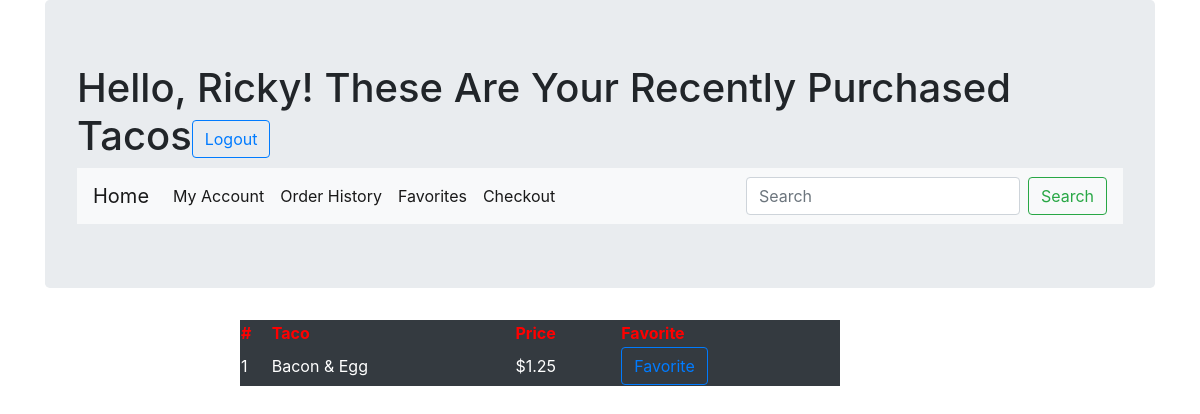
Page /orderHistory (signed in) on the committed database.
### home/models.py (models this page shows)
class User(models.Model):
    first_name = models.CharField(max_length=255)
    last_name = models.CharField(max_length=255)
    email = models.EmailField()
    password = models.CharField(max_length=255)
    created_at = models.DateTimeField(auto_now_add=True)
    updated_at = models.DateTimeField(auto_now=True)
    objects = UserManager()

class Taco(models.Model):
    taco_type = models.CharField(max_length=255)
    price = models.DecimalField(decimal_places=2, max_digits=5)
    tacos_for = models.ManyToManyField(User, related_name='taco_history')
    favorite = models.ManyToManyField(User, related_name='favorite_taco')
    created_at = models.DateTimeField(auto_now_add=True)
    updated_at = models.DateTimeField(auto_now=True)

### home/views.py (the view)
# urls.py: path('orderHistory', views.orderHistory),
def orderHistory(request):
    current_user = User.objects.get(id = request.session['user_id'])
    context = {
        'user' : current_user,
        'orders': current_user.taco_history.all(),
        'user_orders' : current_user.tacos_ordered.all()
    }
    return render(request, 'orderHistory.html', context)

### home/templates/orderHistory.html (shortened to what this page needs)
<!DOCTYPE html>
<html lang="en">
<head>
    <link rel="stylesheet" href="https://stackpath.bootstrapcdn.com/bootstrap/4.5.2/css/bootstrap.min.css">
    {% load static %}
    <link rel="stylesheet" type="text/css" href="{% static 'orderHistory.css' %}">
</head>
<body>
    <div class="container">
        <div class="jumbotron">
            <h1>Hello, {{ user.first_name }}! These Are Your Recently Purchased Tacos<a href="/logout" class="btn btn-outline-primary">Logout</a></h1>
            <nav class="navbar navbar-expand-lg navbar-light bg-light">
                <a class="navbar-brand" href="/dashboard">Home</a>
                <div class="collapse navbar-collapse" id="navbarSupportedContent">
                  <ul class="navbar-nav mr-auto">
                    <li class="nav-item active">
                      <a class="nav-link" href="/myAccount">My Account <span class="sr-only">(current)</span></a>
                    </li>
                    <li class="nav-item active">
                      <a class="nav-link" href="/orderHistory">Order History</a>
                    </li>
                    <li class="nav-item active">
                        <a class="nav-link" href="/favorites">Favorites</a>
                      </li>
                    <li class="nav-item active">
                      <a class="nav-link" href="/checkout">Checkout</a>
                    </li>
                  </ul>
                  <form class="form-inline my-2 my-lg-0">
                    <input class="form-control mr-sm-2" type="search" placeholder="Search" aria-label="Search">
                    <button class="btn btn-outline-success my-2 my-sm-0" type="submit">Search</button>
                  </form>
                </div>
            </nav>
        </div>
    </div>
    <table class="table-dark">
      <thead>
        <tr>
          <th>#</th>
          <th>Taco</th>
          <th>Price</th>
          <th>Favorite</th>
        </tr>
      </thead>
      <tbody>
        <tr>
          {% for order in orders %}
          <td>{{ order.id }}</td>
          <td>{{ order.taco_type }}</td>
          <td>${{ order.price }} </td>
          <td><a href="favoriteTaco/{{ order.id }}" class="btn btn-outline-primary">Favorite</a></td>
        </tr>
        {% endfor %}
      </tbody>
    </table>
</body>
</html>

### home/static/orderHistory.css (style rules this page uses)
table { margin-left: 20%; width: 50%; }
table th { color: red; }

### rows in the picture
User: first_name "Ricky"
Taco: id "1", taco_type "Bacon & Egg", price "1.25"
